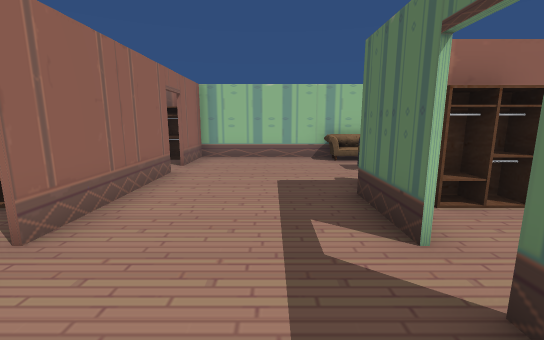
View 1 (above)

24 first-person views from a walk through a Unity game level. The camera is 1.2 m above the floor, tilts 10° down and sees 90° across. The floor is counted in squares, 1 m on a side. Each view is taken from the middle of a square. On the plan, view 1 faces up. The plan holds only what a view shows up to about 13 squares ahead; the rest is blank. The place goes on beyond the plan. The player is left out. Door leaves are left out, so doorways stand open.

View 2
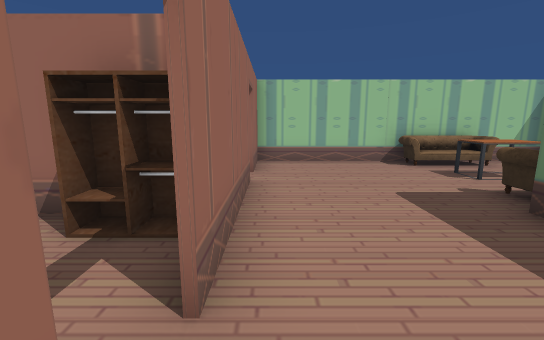

View 3
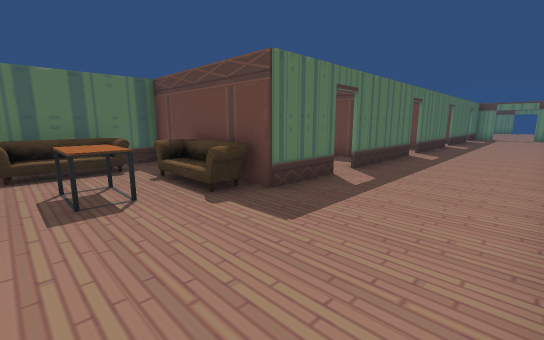

View 4
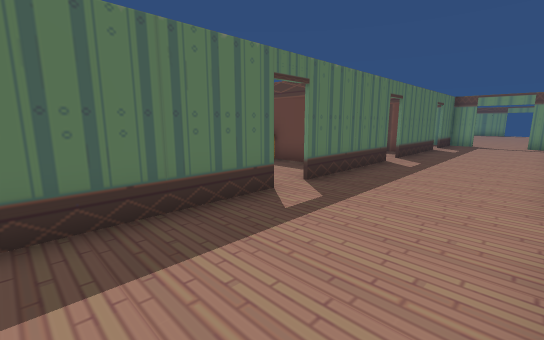

View 5
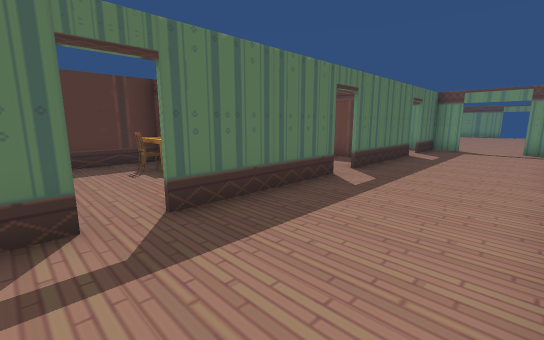

View 6
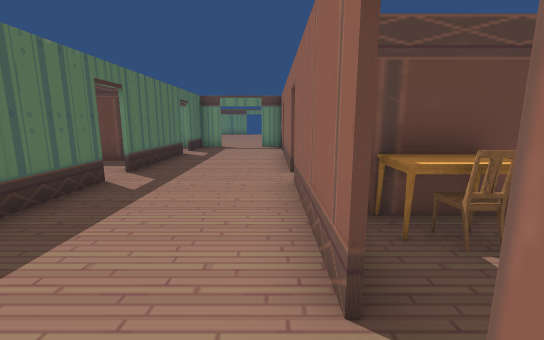

View 7
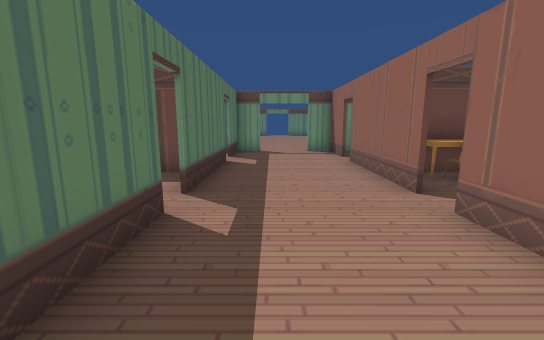

View 8
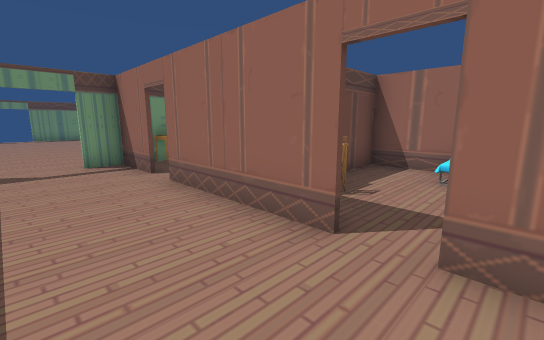

View 9
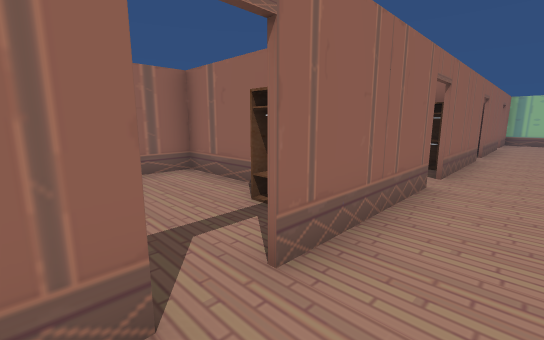

View 10
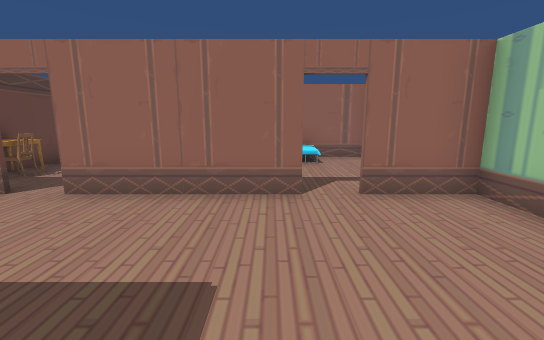

View 11
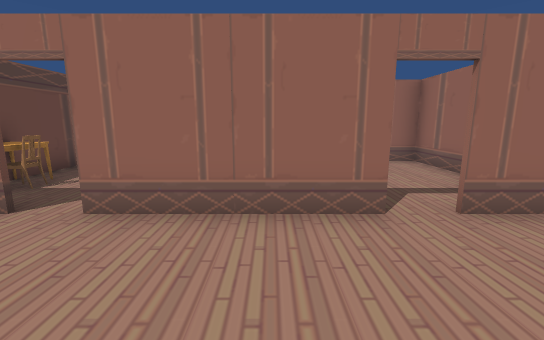

View 12
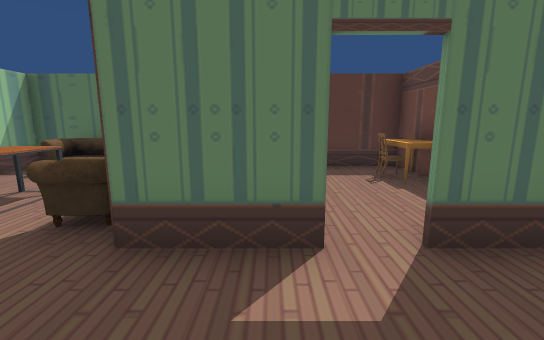

View 13
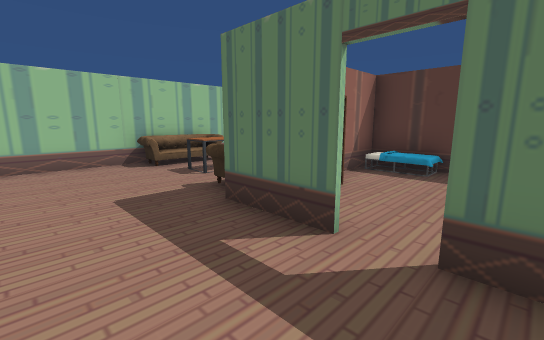

View 14
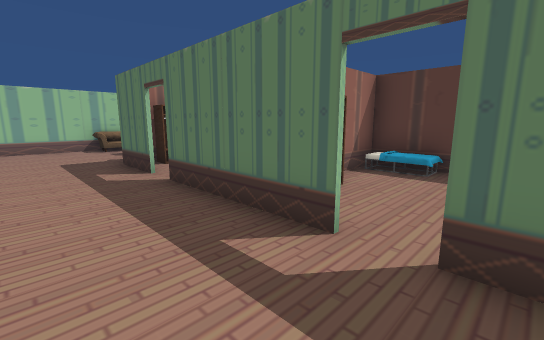

View 15
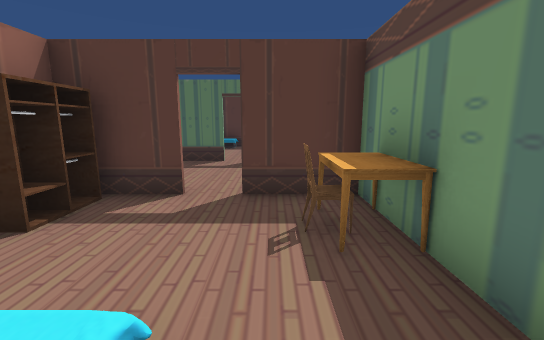

View 16
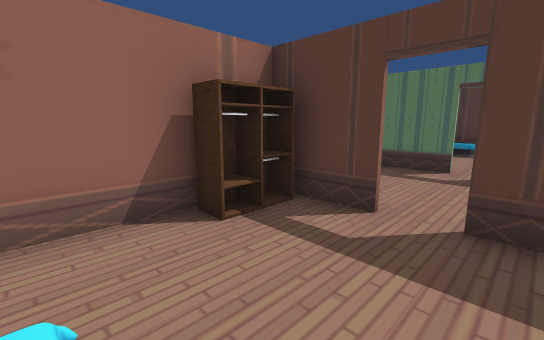

View 17
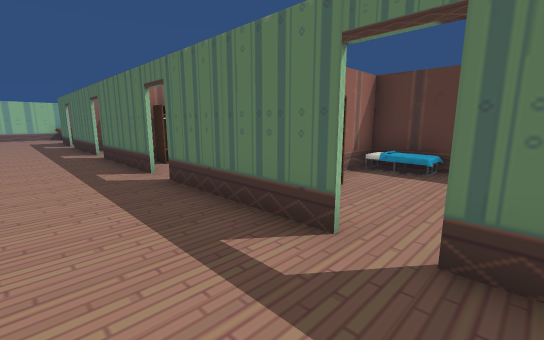

View 18
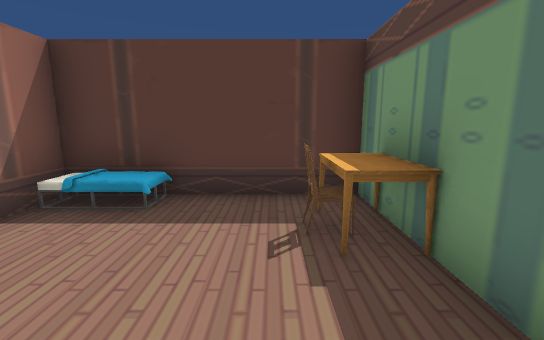

View 19
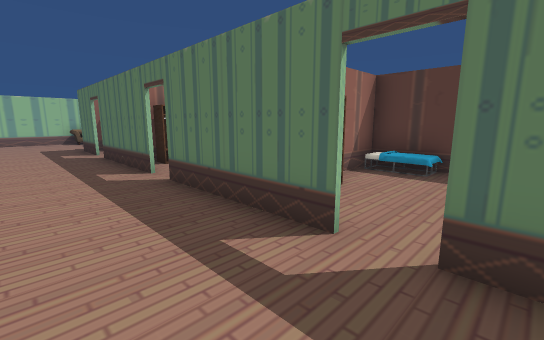

View 20
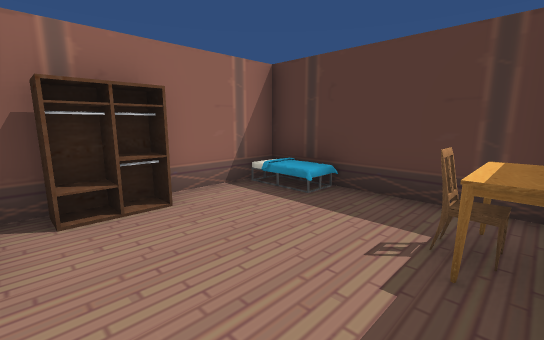

View 21
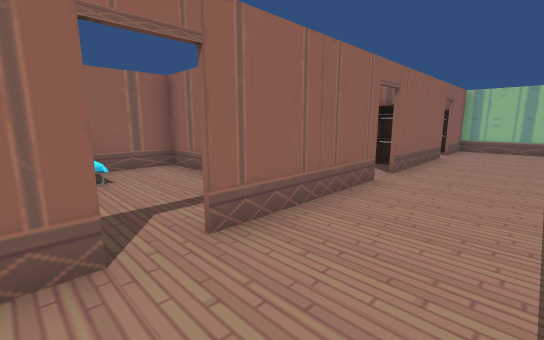

View 22
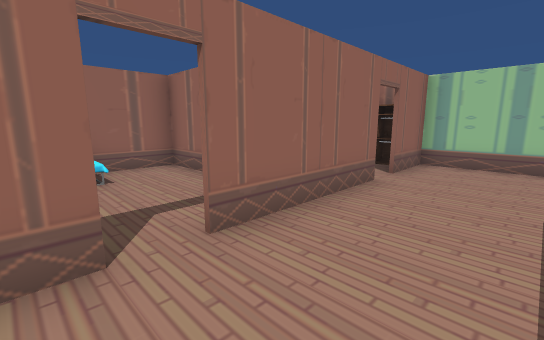

View 23
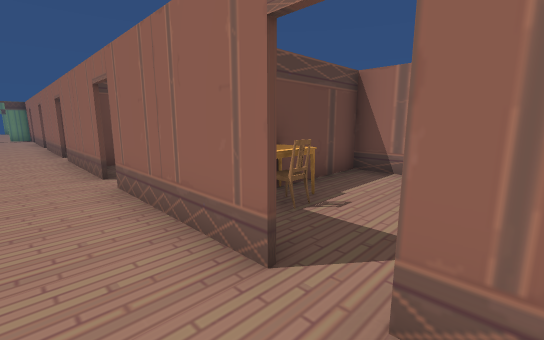

View 24
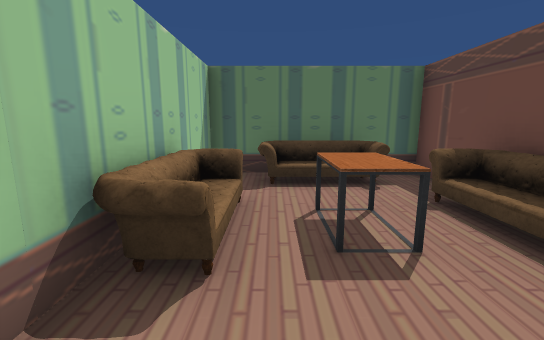

### Floor plan
Ten units are one square. View 1 is at (0, 0); x grows to the right and y downward. Boxes are objects, and circles mark ways between rooms. Rooms are numbered by the first view taken in them; rooms with no view inside come last. Other rooms are left out.
<svg viewBox="-105 -100 175 260">
<path fill="none" stroke="#000" d="M14 -24 14 -45 25 -45M-24 -16 -24 25M14 26 14 -15M-24 34 -24 75M46 -45 65 -45M-24 -66 -24 -24M14 76 14 35M65 -49 65 -94 -24 -94 -24 -75M-24 84 -24 125M14 126 14 85M-24 134 -24 155M14 155 14 135M-36 155 -15 155M-55 106 -61 106M-25 126 -25 115M-25 155 -25 135M25 56 19 56M65 56 54 56M25 6 19 6M54 4 65 4M65 6 54 6M65 101 65 -49M65 -44 49 -44M54 155 65 155 65 106 54 106M18 155 35 155M-52 -94 -74 -94 -74 -50M-75 -45 -54 -45M-54 56 -74 56 -74 69M-74 85 -74 104 -58 104M-58 -44 -75 -44M-66 4 -54 4M-74 -50 -74 -25M-58 6 -74 6 -74 25"/>
<rect x="-45" y="105" width="20" height="10" fill="#bbb"><title>other object</title></rect>
<rect x="-45" y="55" width="20" height="10" fill="#bbb"><title>other object</title></rect>
<rect x="-45" y="5" width="20" height="10" fill="#bbb"><title>other object</title></rect>
<rect x="-45" y="-45" width="20" height="10" fill="#bbb"><title>other object</title></rect>
<rect x="15" y="-55" width="10" height="10" fill="#bbb"><title>other object</title></rect>
<rect x="15" y="-75" width="30" height="10" fill="#bbb"><title>other object</title></rect>
<rect x="15" y="-95" width="10" height="10" fill="#bbb"><title>other object</title></rect>
<rect x="25" y="-45" width="20" height="10" fill="#bbb"><title>other object</title></rect>
<rect x="35" y="-55" width="10" height="10" fill="#bbb"><title>other object</title></rect>
<rect x="45" y="-65" width="20" height="10" fill="#bbb"><title>other object</title></rect>
<rect x="55" y="-85" width="10" height="10" fill="#bbb"><title>other object</title></rect>
<rect x="-75" y="125" width="10" height="10" fill="#bbb"><title>other object</title></rect>
<rect x="-55" y="145" width="20" height="10" fill="#bbb"><title>other object</title></rect>
<rect x="-45" y="135" width="10" height="10" fill="#bbb"><title>other object</title></rect>
<rect x="25" y="105" width="20" height="10" fill="#bbb"><title>other object</title></rect>
<rect x="25" y="55" width="20" height="10" fill="#bbb"><title>other object</title></rect>
<rect x="25" y="5" width="20" height="10" fill="#bbb"><title>other object</title></rect>
<rect x="35" y="145" width="20" height="10" fill="#bbb"><title>other object</title></rect>
<rect x="35" y="95" width="20" height="10" fill="#bbb"><title>other object</title></rect>
<rect x="35" y="45" width="20" height="10" fill="#bbb"><title>other object</title></rect>
<rect x="35" y="-5" width="20" height="10" fill="#bbb"><title>other object</title></rect>
<rect x="45" y="135" width="10" height="10" fill="#bbb"><title>other object</title></rect>
<rect x="45" y="85" width="10" height="10" fill="#bbb"><title>other object</title></rect>
<rect x="45" y="35" width="10" height="10" fill="#bbb"><title>other object</title></rect>
<rect x="45" y="-15" width="10" height="10" fill="#bbb"><title>other object</title></rect>
<rect x="55" y="105" width="10" height="10" fill="#bbb"><title>other object</title></rect>
<rect x="55" y="55" width="10" height="10" fill="#bbb"><title>other object</title></rect>
<rect x="55" y="5" width="10" height="10" fill="#bbb"><title>other object</title></rect>
<rect x="55" y="-45" width="10" height="10" fill="#bbb"><title>other object</title></rect>
<rect x="-75" y="-75" width="10" height="10" fill="#bbb"><title>other object</title></rect>
<rect x="-55" y="-55" width="20" height="10" fill="#bbb"><title>other object</title></rect>
<rect x="-45" y="-65" width="10" height="10" fill="#bbb"><title>other object</title></rect>
<rect x="-45" y="-95" width="20" height="10" fill="#bbb"><title>other object</title></rect>
<rect x="-75" y="75" width="10" height="10" fill="#bbb"><title>other object</title></rect>
<rect x="-55" y="95" width="20" height="10" fill="#bbb"><title>other object</title></rect>
<rect x="-45" y="85" width="10" height="10" fill="#bbb"><title>other object</title></rect>
<rect x="-75" y="-25" width="10" height="10" fill="#bbb"><title>other object</title></rect>
<rect x="-55" y="-5" width="20" height="10" fill="#bbb"><title>other object</title></rect>
<rect x="-45" y="-15" width="10" height="10" fill="#bbb"><title>other object</title></rect>
<rect x="-75" y="25" width="10" height="10" fill="#bbb"><title>other object</title></rect>
<rect x="-55" y="45" width="20" height="10" fill="#bbb"><title>other object</title></rect>
<rect x="-45" y="35" width="10" height="10" fill="#bbb"><title>other object</title></rect>
<circle cx="-25" cy="130" r="3" fill="#2a7"/>
<circle cx="15" cy="-20" r="3" fill="#2a7"/>
<circle cx="15" cy="130" r="3" fill="#2a7"/>
<circle cx="15" cy="30" r="3" fill="#2a7"/>
<circle cx="15" cy="80" r="3" fill="#2a7"/>
<circle cx="-25" cy="-70" r="3" fill="#2a7"/>
<circle cx="-25" cy="80" r="3" fill="#2a7"/>
<circle cx="-25" cy="-20" r="3" fill="#2a7"/>
<circle cx="-25" cy="30" r="3" fill="#2a7"/>
<text x="0" y="0">1</text>
<text x="-100" y="130">2</text>
<text x="40" y="50">3</text>
<text x="-50" y="-70">4</text>
<text x="-50" y="80">5</text>
<text x="-50" y="-20">6</text>
<text x="-50" y="30">7</text>
</svg>
Room 1 opens to room 2. Room 1 opens to room 3. Room 1 opens to room 4. Room 1 opens to room 5. Room 1 opens to room 6. Room 1 opens to room 7.

Where each view was taken, in squares from view 1:
view 1: 0 up, 0 right, facing up
view 2: 1 up, 2 left, facing up
view 3: 8 up, 2 left, facing down-right
view 4: 1 up, 2 left, facing down-right
view 5: 2 down, 2 left, facing down-right
view 6: 2 down, 2 left, facing down
view 7: 4 down, 0 right, facing down
view 8: 7 down, 0 right, facing down-left
view 9: 9 down, 1 left, facing up-left
view 10: 6 up, 2 right, facing left
view 11: 5 up, 1 right, facing left
view 12: 3 up, 1 left, facing right
view 13: 1 up, 1 left, facing up-right
view 14: 4 down, 1 left, facing up-right
view 15: 14 down, 7 left, facing right
view 16: 14 down, 6 left, facing up-right
view 17: 14 down, 1 left, facing up-right
view 18: 14 down, 2 right, facing right
view 19: 9 down, 1 left, facing up-right
view 20: 10 down, 2 right, facing up-right
view 21: 4 down, 0 right, facing up-left
view 22: 1 up, 0 right, facing up-left
view 23: 8 up, 1 left, facing down-left
view 24: 8 up, 0 right, facing right
